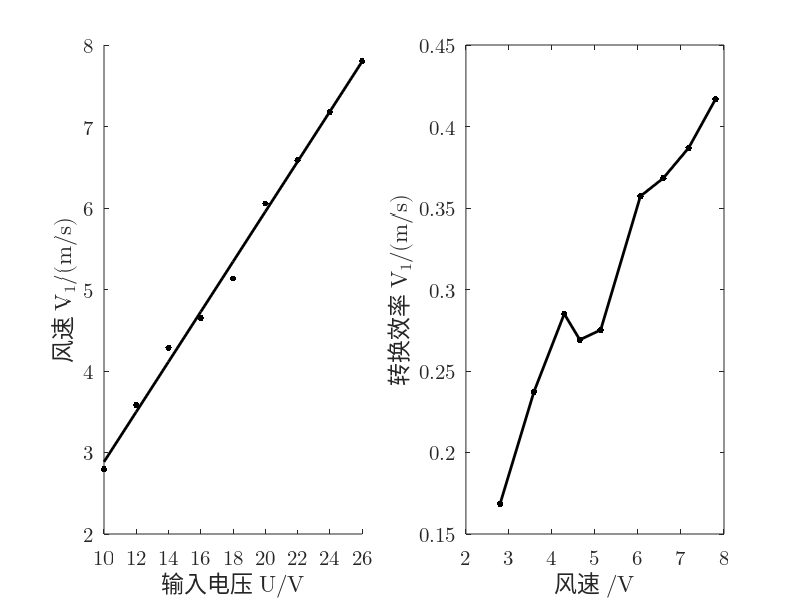

Source code (MATLAB):
u =(10:2:26);
i =[0.065 0.081 0.099 0.117 0.137 0.156 0.177 0.200 0.220];
v1=[2.795 3.582 4.286 4.648 5.133 6.056 6.587 7.180 7.803];
r=0.5*103.84*10^(-3);
s=pi*r*r;
rho=1.185;
p0=u.*i
p1=0.5.*rho.*s.*(v1.^3)
ita=p1./p0

subplot(1, 2, 1);
uv=scatter(u, v1, 200, 'k', '.');
hold on;
set(gca, 'FontName', 'Latin Modern Math', 'FontSize', 15);
xlabel('\fontname{Songti SC}输入电压 \fontname{Latin Modern Math}U/V');
ylabel('\fontname{Songti SC}风速 \fontname{Latin Modern Math}V_1/(m/s)');
xlim([10, 26])
xticks(u)

M=[u' ones(9,1)];
k=M\(v1');
v1pre=(M*k)';

plot(u, v1pre, '-k', 'LineWidth', 2);

subplot(1, 2, 2);
plot(v1, ita, '.-k', 'LineWidth', 2, 'MarkerSize', 15);
set(gca, 'FontName', 'Latin Modern Math', 'FontSize', 15);
xlabel('\fontname{Songti SC}风速 \fontname{Latin Modern Math}/V');
ylabel('\fontname{Songti SC}转换效率 \fontname{Latin Modern Math}V_1/(m/s)');
